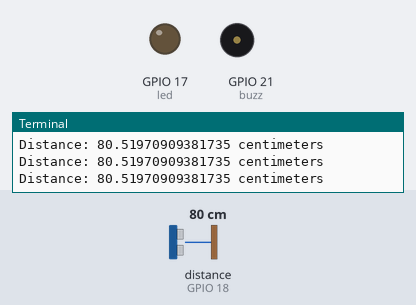
Simulated run of this program. Board: Raspberry Pi (BCM pin numbers). Parts: output pins drawn as LEDs (lit = HIGH), buzzer (waves = sounding), the last lines printed to the terminal. The test bench sets the inputs (shaded band); at power-on: distance to the obstacle (sensor on GPIO 18) 80 cm. The echo pulse lasts 58.3 µs per cm; the clock reads 2024-03-15 10:24:30 at power-on unless the program sets it; pins used as bus, display or sensor lines are not drawn.

Above: at 1.2 s.
1.3 s: distance to the obstacle (sensor on GPIO 18) set to 2 cm
At 2.6 s:
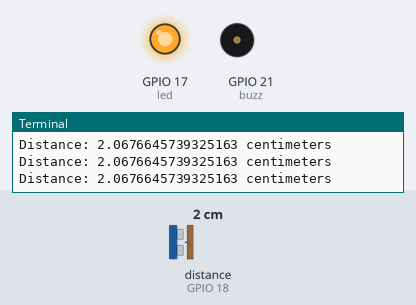
Timing chart, 0 to 4.3 s (numbered marks = the images above; inputs shaded):
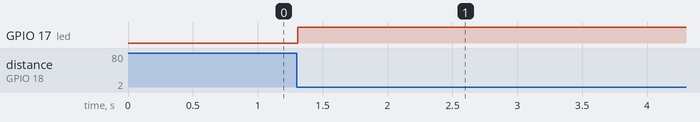

The program:

distance.py
```python
import RPi.GPIO as GPIO
import time

GPIO.setmode(GPIO.BCM)

TRIG = 4
ECHO = 18
led=17
buzz=21
GPIO.setup(TRIG,GPIO.OUT)
GPIO.setup(ECHO,GPIO.IN)

GPIO.setup(led,GPIO.OUT)
GPIO.setup(buzz,GPIO.OUT)
p=GPIO.PWM(led,50)
p1=GPIO.PWM(buzz,50)
p.start(30)
p1.start(30)
def Distance():
    GPIO.output(TRIG, True)
    time.sleep(0.00001)
    GPIO.output(TRIG, False)

    while GPIO.input(ECHO) == False:
        start = time.time()

    while GPIO.input(ECHO) == True:
        end = time.time()

    sig_time = end-start

    #CM:
    distance = sig_time / 0.000058
    return distance
while 1:

    distance=Distance()
    print('Distance: {} centimeters'.format(distance))

    if(distance>=50):
        p.ChangeDutyCycle(0)
        p1.ChangeDutyCycle(0)
        time.sleep(0.02)

    if(distance<50 and distance>=30):
        p.ChangeDutyCycle(5)
        p1.ChangeDutyCycle(5)
        time.sleep(0.02)
    if(distance<30 and distance>=20):
        p.ChangeDutyCycle(10)
        p1.ChangeDutyCycle(10)
        time.sleep(0.02)
    if (distance<20 and distance>=10):
        p.ChangeDutyCycle(70)
        p1.ChangeDutyCycle(70)
        time.sleep(0.02)
    if(distance<10):
        p.ChangeDutyCycle(100)
        p1.ChangeDutyCycle(100)
        time.sleep(0.02)

p1.stop()
p.stop()
GPIO.cleanup()
```

Measured:
- after the input at 1.3 s, GPIO 17 (led): LOW → HIGH at once
